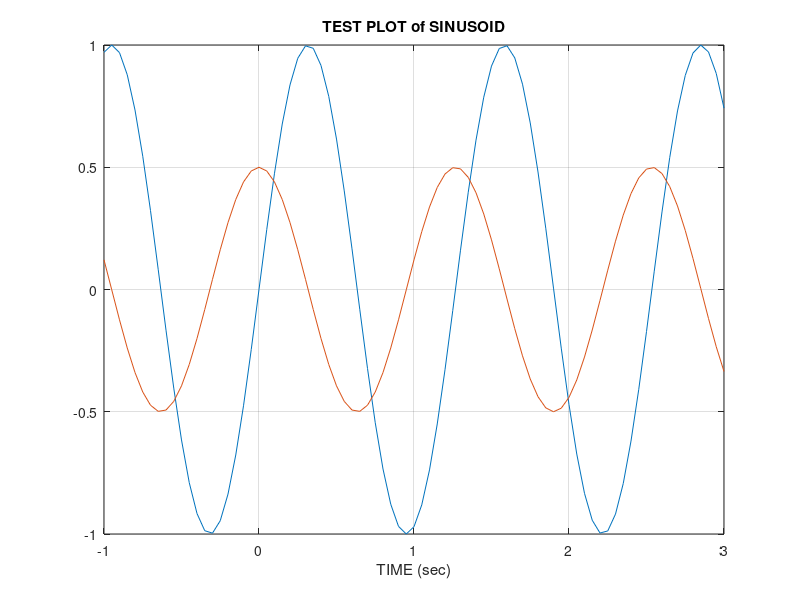

MATLAB code to generate this figure:
tt = -1:.05:3;
xx = sin(2*pi*0.789*tt);
plot(tt,xx),grid on,title('TEST PLOT of SINUSOID'),xlabel('TIME (sec)')

yy = .5*cos(2*pi*.789*tt);
hold
plot(tt,yy)